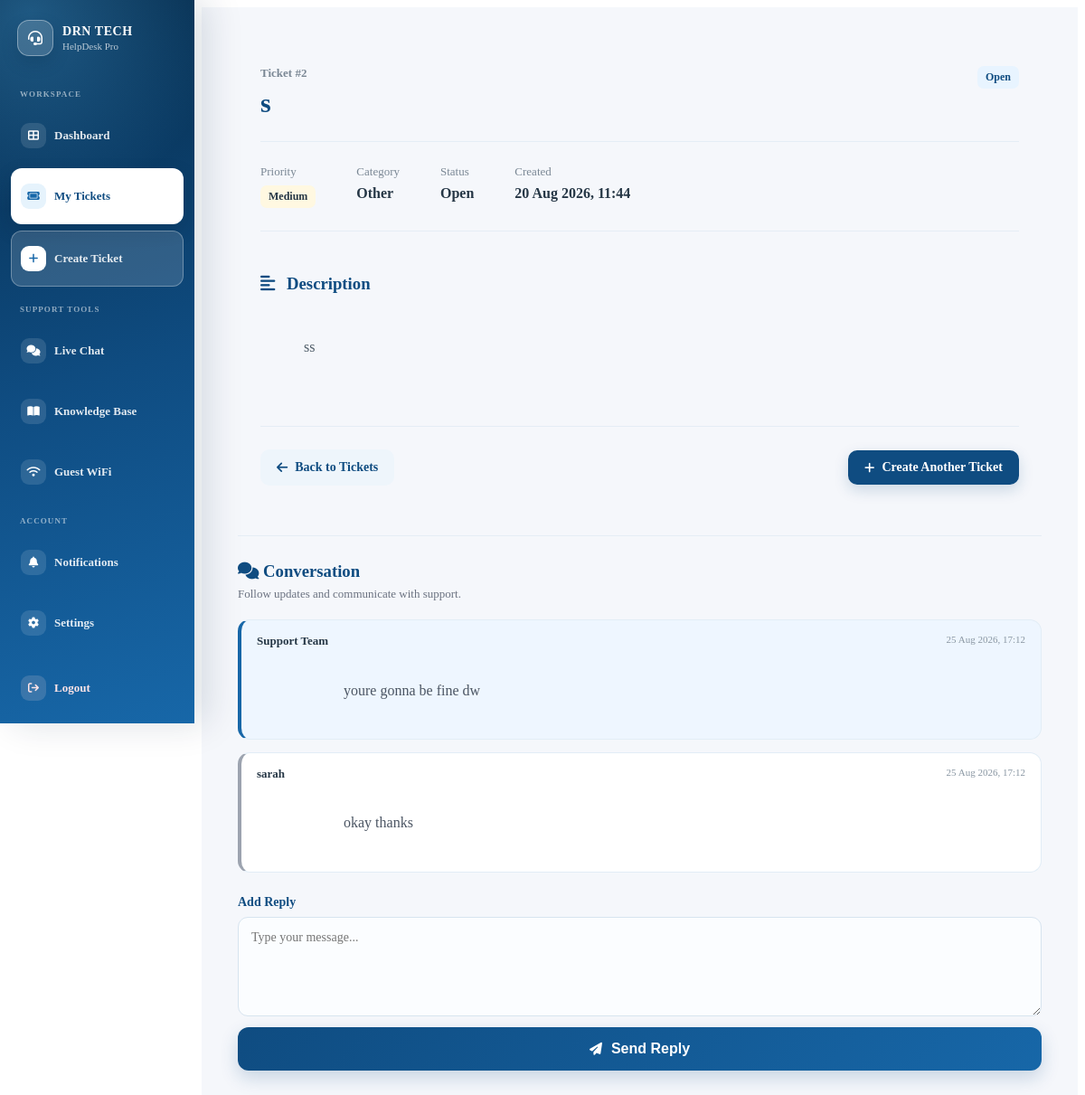
The page /ticket/2 (signed in) on the database as committed earlier.
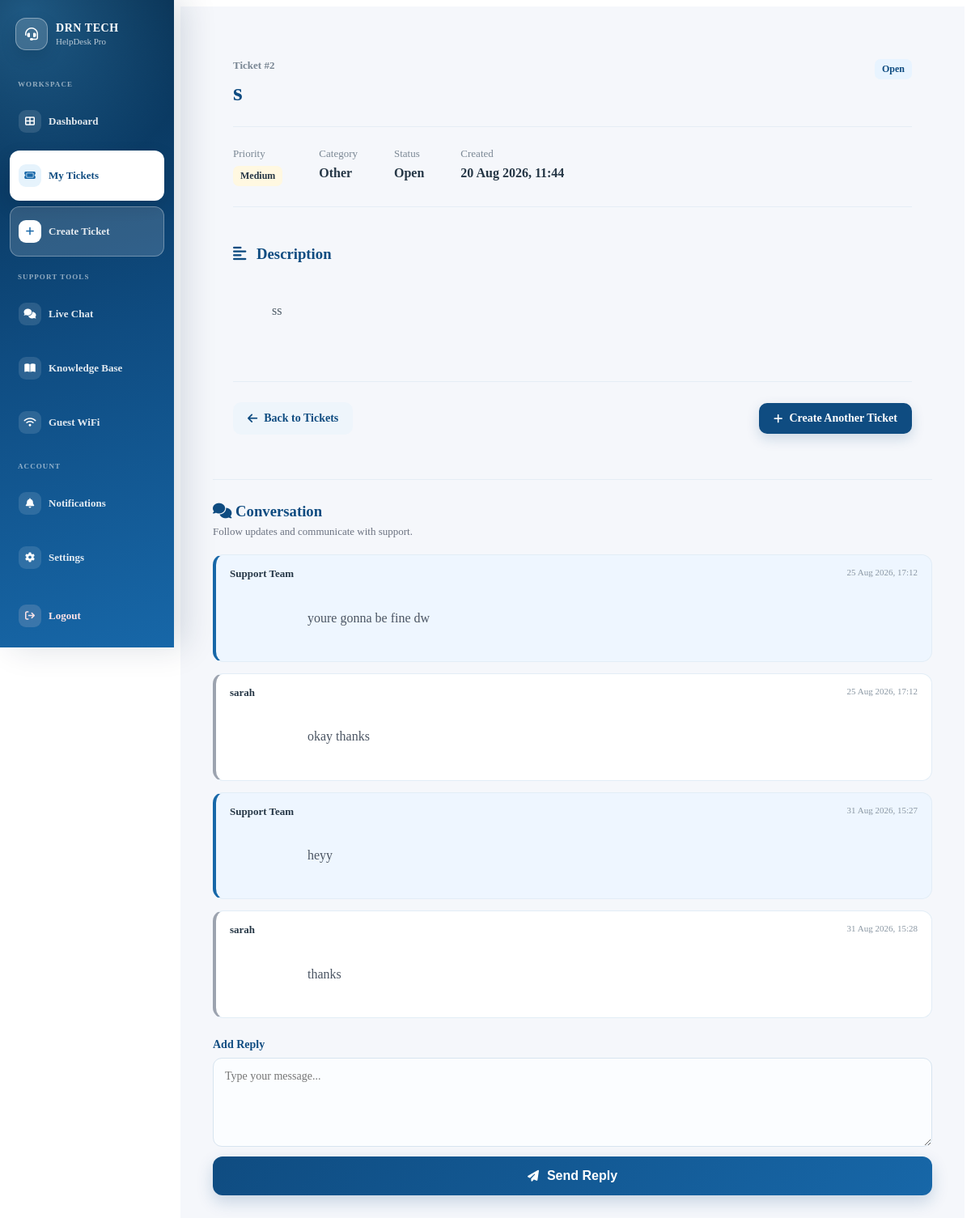
The same page on the database as committed later.
### app.py (models this page shows, shortened)
class TicketReply(db.Model):
    id = db.Column(
        db.Integer,
        primary_key=True,
    )
    message = db.Column(
        db.Text,
        nullable=False,
    )
    created_at = db.Column(
        db.DateTime,
        default=datetime.utcnow,
        nullable=False,
    )
    ticket_id = db.Column(
        db.Integer,
        db.ForeignKey("ticket.id"),
        nullable=False,
    )
    user_id = db.Column(
        db.Integer,
        db.ForeignKey("user.id"),
        nullable=False,
    )
    ticket = db.relationship(
        "Ticket",
        backref=db.backref(
            "replies",
            lazy=True,
            cascade="all, delete-orphan",
        ),
    )
    author = db.relationship(
        "User",
    )

class User(UserMixin, db.Model):
    id = db.Column(
        db.Integer,
        primary_key=True,
    )
    username = db.Column(
        db.String(100),
        nullable=False,
    )
    email = db.Column(
        db.String(120),
        unique=True,
        nullable=False,
    )
    password = db.Column(
        db.String(255),
        nullable=False,
    )
    is_admin = db.Column(
        db.Boolean,
        default=False,
        nullable=False,
    )
    is_active = db.Column(
        db.Boolean,
        default=True,
        nullable=False,
    )

### app.py (the view, shortened to what this page needs)
@app.route("/ticket/<int:ticket_id>")
@login_required
def ticket_details(ticket_id):
    ticket = Ticket.query.get_or_404(
        ticket_id
    )
    replies = TicketReply.query.filter_by(
        ticket_id=ticket.id
    ).order_by(
        TicketReply.created_at.asc()
    ).all()
    return render_template(
        "ticket_details.html",
        ticket=ticket,
        replies=replies,
    )

### app.py (called while the page is built)
@login_manager.user_loader
def load_user(user_id):
    user = db.session.get(User, int(user_id))
    if not user:
        return None
    if not user.is_active:
        return None
    return user

def get_csrf_token():
    csrf_token = session.get("_csrf_token")
    if not csrf_token:
        csrf_token = token_urlsafe(32)
        session["_csrf_token"] = csrf_token
    return csrf_token

@app.before_request
def protect_post_requests():
    if request.method == "POST":
        validate_csrf_token()

@app.context_processor
def inject_notification_count():
    if not current_user.is_authenticated:
        return {
            "csrf_token": get_csrf_token(),
            "unread_notification_count": 0,
        }
    unread_notification_count = Notification.query.filter_by(
        recipient_id=current_user.id,
        is_read=False,
    ).count()
    return {
        "csrf_token": get_csrf_token(),
        "unread_notification_count": unread_notification_count,
    }

### templates/ticket_details.html (shortened to what this page needs)
{% extends "base.html" %}
{% block content %}
<div class="ticket-details-page">
    <div class="ticket-details-header">
        <div>
            <span class="ticket-number">
                Ticket #{{ ticket.id }}
            </span>
            <h1>
                {{ ticket.subject }}
            </h1>
        </div>
        <span class="status-badge status-{{ ticket.status|lower|replace(' ', '-') }}">
            {{ ticket.status }}
        </span>
    </div>
    <div class="ticket-details-meta">
        <div class="ticket-meta-item">
            <span>Priority</span>
            <strong class="priority-badge priority-{{ ticket.priority|lower }}">
                {{ ticket.priority }}
            </strong>
        </div>
        <div class="ticket-meta-item">
            <span>Category</span>
            <strong>
                {{ ticket.category }}
            </strong>
        </div>
        <div class="ticket-meta-item">
            <span>Status</span>
            <strong>
                {{ ticket.status }}
            </strong>
        </div>
        <div class="ticket-meta-item">
            <span>Created</span>
            <strong>
                {{ ticket.created_at.strftime('%d %b %Y, %H:%M') }}
            </strong>
        </div>
    </div>
    <div class="ticket-description">
        <h3>
            <i class="fa-solid fa-align-left"></i>
            Description
        </h3>
        <p>
            {{ ticket.description }}
        </p>
    </div>
    <div class="ticket-details-actions">
        <a
            href="{{ url_for('tickets') }}"
            class="secondary-btn">
            <i class="fa-solid fa-arrow-left"></i>
            Back to Tickets
        </a>
        <a
            href="{{ url_for('create_ticket') }}"
            class="create-ticket-btn">
            <i class="fa-solid fa-plus"></i>
            Create Another Ticket
        </a>
    </div>
</div>
<div class="ticket-conversation">
    <div class="conversation-header">
        <h3>
            <i class="fa-solid fa-comments"></i>
            Conversation
        </h3>
        <p>
            Follow updates and communicate with support.
        </p>
    </div>
    <div class="conversation-thread">
        {% if replies %}
            {% for reply in replies %}
                <div
                    class="conversation-message
                    {% if reply.author.is_admin %}
                        admin-message
                    {% else %}
                        user-message
                    {% endif %}"
                >
                    <div class="message-header">
                        <strong>
                            {% if reply.author.is_admin %}
                                Support Team
                            {% else %}
                                {{ reply.author.username }}
                            {% endif %}
                        </strong>
                        <span>
                            {{ reply.created_at.strftime('%d %b %Y, %H:%M') }}
                        </span>
                    </div>
                    <p>
                        {{ reply.message }}
                    </p>
                </div>
            {% endfor %}
        {% else %}
            <div class="conversation-empty">
                No replies yet.
            </div>
        {% endif %}
    </div>
    {% if ticket.status != "Resolved" %}
        <form
            method="POST"
            action="{{ url_for(
                'reply_to_ticket',
                ticket_id=ticket.id
            ) }}"
            class="ticket-reply-form"
        >
            <label for="message">
                Add Reply
            </label>
            <textarea
                id="message"
                name="message"
                placeholder="Type your message..."
                required
            ></textarea>
            <button
                type="submit"
                class="submit-ticket-btn"
            >
                <i class="fa-solid fa-paper-plane"></i>
                Send Reply
            </button>
        </form>
    {% endif %}
</div>
{% endblock %}

Rows that differ between the two databases and show on the page:
added TicketReply: shows "Support Team", created_at "31 Aug 2026, 15:27", message "heyy"
added TicketReply: author.username "sarah", created_at "31 Aug 2026, 15:28", message "thanks"
